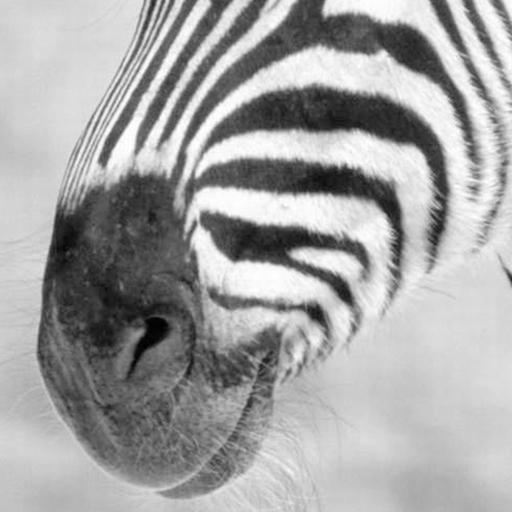
%> input picture lab1/zebra.png, 512 x 512 px
$ octave gradientMagnitudeAndOrientation.m   (GNU Octave 9; MATLAB toolbox functions it lacks are replaced by stand-ins)
%> lines starting %> are read from the running program, lines starting %| are printed output that depends on the picture; in (x1, y1, x2, y2) boxes, pixels count from 0 and x2, y2 are one past the last pixel; in counts of white or black regions, pixels touching at a corner belong together; the program's own positions count from 1
### lab1/gradmag.m
function [magnitude, orientation] = gradmag(img, sigma)
%UNTITLED3 Summary of this function goes here
%   Detailed explanation goes here
    kernel = gaussianDer(sigma);
    l = length(kernel);
    ker2D = zeros(l, l);
    ker2D(ceil(l/2), :) = kernel;
    dx = conv2(img, ker2D, 'same');
    dy = conv2(img, ker2D', 'same');
    magnitude = sqrt(dx.^2 + dy.^2);
    orientation = atan2(dy, dx);
end

### lab1/gaussianDer.m
function [Gd] = gaussianDer(sigma)
%gaussianDer returns the 1D kernel with the derivative of the gaussian
    bound = ceil(3*sigma);
    xs = [-bound:bound];
    expr = @(x)((-x/(sigma^3*sqrt(2*pi))).*exp(-x.^2/(2*sigma^2)));
    Gd = expr(xs);
end

### lab1/gradientMagnitudeAndOrientation.m
imgPath = 'zebra.png';
img = imread(imgPath);
%> img is the input picture: size 512x512x3 uint8; mean R, G, B 163.6, 163.6, 163.6
if length(size(img)) > 2
    img = img(:,:,1);
%> img: size 512x512 uint8
end
imshow(img);

sigmas = [0.3, 1, 3, 10];
edge_ts = 0.3;

for sigma = sigmas
    [magnitude, orientation] = gradmag(img, sigma);

    figure();
    imshow(orientation, [-pi, pi]);
    colormap(hsv);
    colorbar;
    title(sprintf('sigma = %f', sigma));

    figure();
    imshow(magnitude/max(magnitude(:)));
    title(sprintf('magnitude, sigma = %f', sigma));

    figure();
    edges = zeros(size(magnitude));
    edges(magnitude/max(magnitude(:)) > edge_ts) = 1;
    imshow(edges);
    title(sprintf('edges, sigma = %f', sigma));
end
%> this loop made 4 passes
%> pass 1, in gradmag, `dx = conv2(img, ker2D, 'same');`:
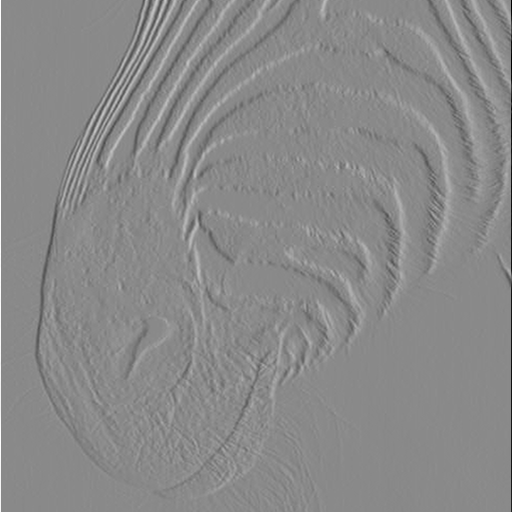
%> dx: size 512x512 double; min -14.39, max 12.22, mean 0.000537; drawn with min black and max white
%> pass 1, in gradmag, `dy = conv2(img, ker2D', 'same');`:
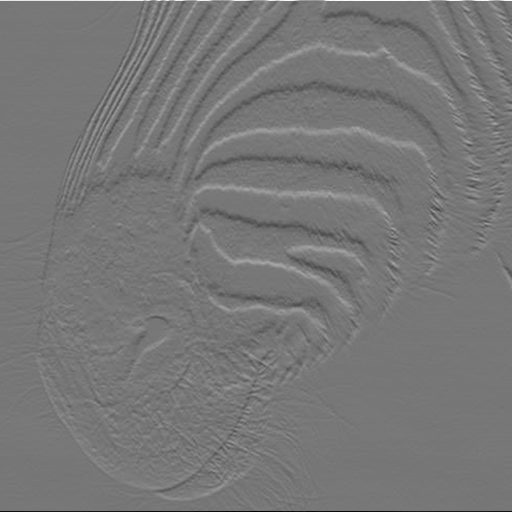
%> dy: size 512x512 double; min -12.8, max 14.51, mean 0.000553; drawn with min black and max white
%> pass 1, in gradmag, `magnitude = sqrt(dx.^2 + dy.^2);`:
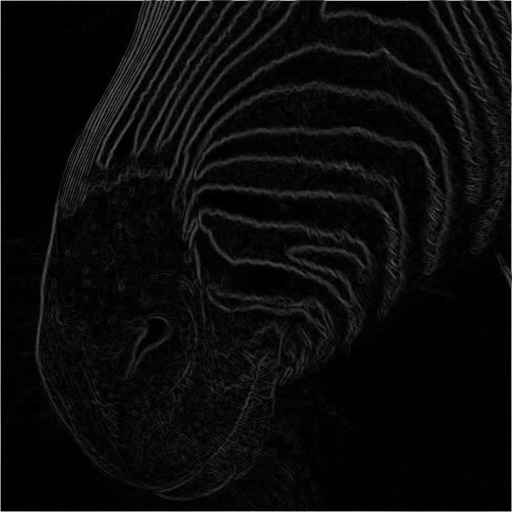
%> magnitude: size 512x512 double; min 0, max 20.2, mean 0.9; drawn with min black and max white
%> pass 1, in gradmag, `orientation = atan2(dy, dx);`:
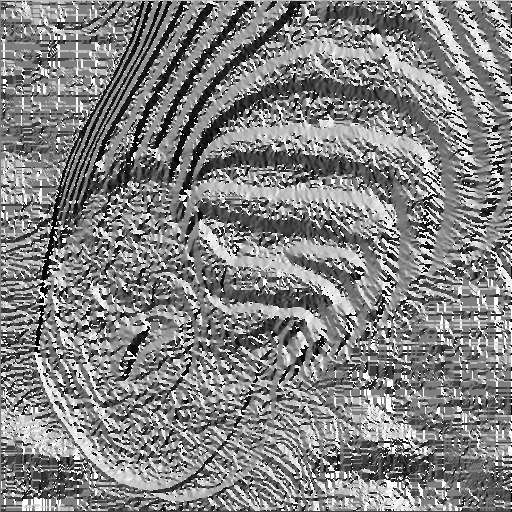
%> orientation: size 512x512 double; min -3.14, max 3.14, mean 0.0892; drawn with min black and max white
%> pass 2, `title(sprintf('sigma = %f', sigma));`:
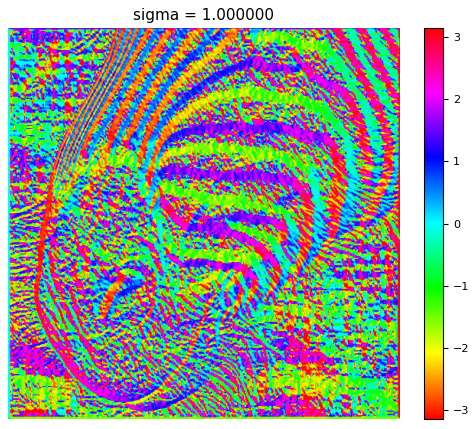
%> figure redrawn from the program's plot data
%> after the loop:
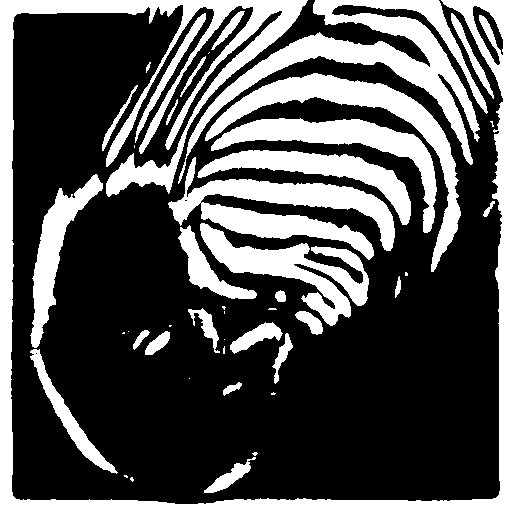
%> edges: size 512x512 double; values 0 (black) and 1 (white), 32.6% white; 45 white regions (17 under 20 px), largest, box (x1, y1, x2, y2) and area: (0, 0, 512, 512) 30748, (178, 0, 488, 184) 11237, (168, 157, 395, 260) 8402
